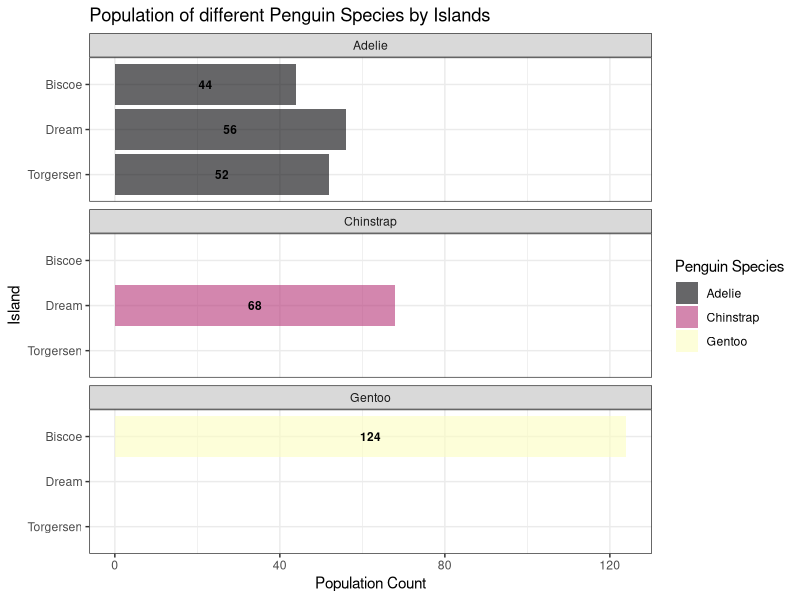
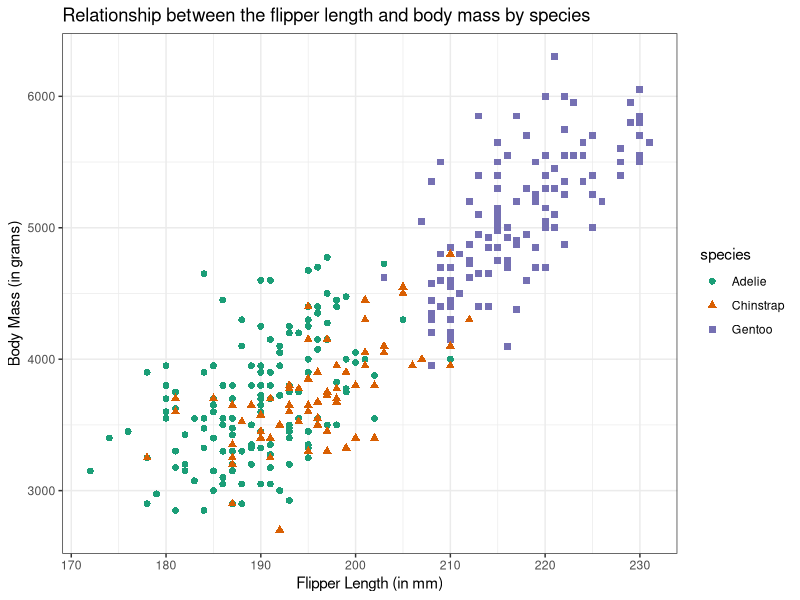

Recreate these plots in R, in order.
## ---- chunk 1
#| label: setup-project

library(tidyverse)
library(palmerpenguins)
library(knitr)
## ---- chunk 2
#| label: initial-look-at-data

kable(head(penguins))
## ---- chunk 3
#| label: population-count-penguins-by-island

# Count penguins for each species and island
penguin_population_by_species_island <- penguins |>
  count(species, island)
## ---- chunk 4
#| label: fig-bar-plot-population-by-species-island
#| fig-cap: "Population count of different penguin species on the islands at the Palmer Station"

# Here we use ggplot to create a Column Plot!
ggplot(penguin_population_by_species_island, aes(reorder(island, n), y = n, fill = species)) +
  geom_col(alpha = 0.6) +
  geom_text(aes(label = n), position = position_stack(vjust = 0.5), 
            color = "black", size = 3, fontface = "bold") +
  coord_flip() +
  facet_wrap(~species, ncol = 1) +
  scale_fill_viridis_d(option = "magma")  +
  labs(
    title = "Population of different Penguin Species by Islands",
    x = "Island",
    y = "Population Count",
    fill = "Penguin Species"
  ) +
  theme_bw()
## ---- chunk 5
#| label: fig-body-mass-vs-flipper-length
#| fig-cap: "Body Mass v/s Flipper Length by Species"

ggplot(penguins,
       aes(x = flipper_length_mm, y = body_mass_g)) +
  geom_point(aes(colour = species, shape = species), size = 2) +
  scale_colour_brewer(palette = "Dark2")  +
  labs(
    title = "Relationship between the flipper length and body mass by species",
    x = "Flipper Length (in mm)",
    y = "Body Mass (in grams)"
  ) +
  theme_bw()
